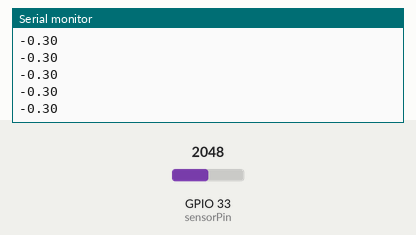
Simulated run of this program. Board: ESP32. Parts: the last lines printed to the serial monitor. The test bench sets the inputs (shaded band); at power-on: GPIO 33 (sensorPin) = 2048.

Above: at 1.2 s.
1.3 s: GPIO 33 (sensorPin) set to 2866
At 1.35 s:
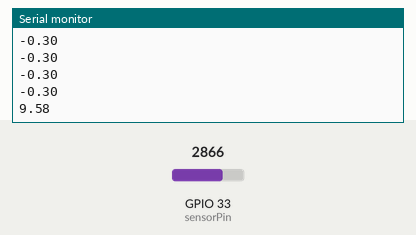
2.8 s: GPIO 33 (sensorPin) set to 3603
At 2.9 s:
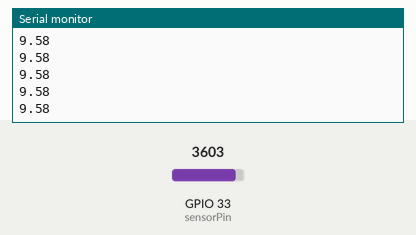
Timing chart, 0 to 5.8 s (numbered marks = the images above; inputs shaded):
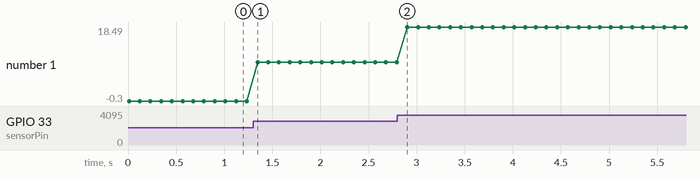

Measured:
- after the input at 1.3 s, the serial monitor: prints a new line after 0.05 s (image 1)
- plotted number 1: -0.3 → 9.58 after the input at 1.3 s, 9.58 → 18.49 after the input at 2.8 s

The program:

main.cpp
```cpp
#include <Arduino.h>

#define sensorPin 33

const float vRef = 3.3;
const float adcResolution = 4095;
const float zeroPoint = 1.67;
const float dividerRatio = 0.6667; // Divider Ratio for a 1k + 2k Ohm V. Div.
const float sensitivity = 0.100 * dividerRatio;

void sensorRead(void *parameter){
  for(;;){
    uint32_t sumPin_mV = 0;
    for (int i = 0; i <= 99; i++){
      uint32_t pin_mV = analogReadMilliVolts(sensorPin);
      sumPin_mV = sumPin_mV + pin_mV;
    }
    float avgPin_mV = sumPin_mV/100;
    float pinVoltage = avgPin_mV/1000;
    float current = (pinVoltage - zeroPoint)/sensitivity;

    Serial.println(current);
    vTaskDelay(100/portTICK_PERIOD_MS);
  }
}

void setup() {
  // put your setup code here, to run once:
  Serial.begin(115200);
  analogSetPinAttenuation(sensorPin, ADC_11db);
  pinMode(sensorPin, INPUT);
  xTaskCreatePinnedToCore(sensorRead, "sensorRead", 3000, NULL, 1, NULL, 1);
}

void loop() {
  // put your main code here, to run repeatedly:
}
```
